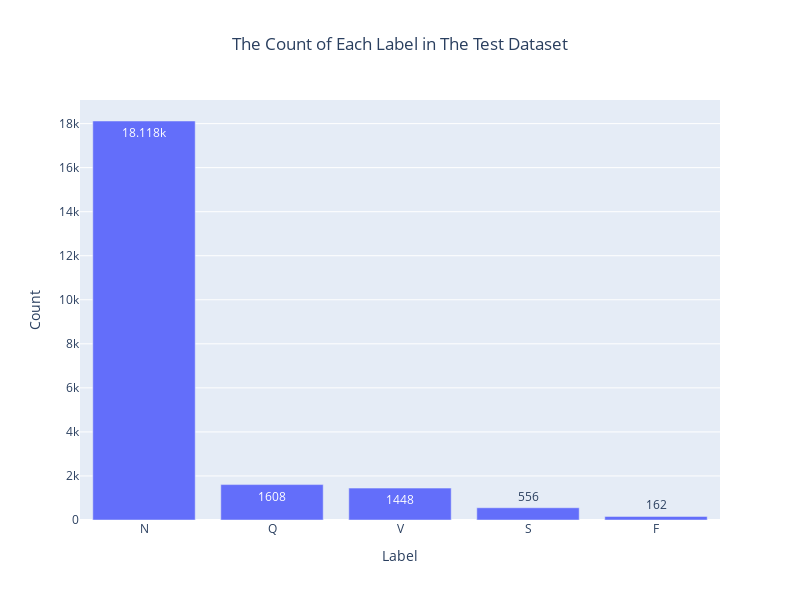

The code cell stored with this chart in its notebook:
### Code cell
# Plot the distribution of the labels in the train dataset using abbreviations
bar_fig = px.bar(x=value_counts_test_abbr.index,y=value_counts_test_abbr.values, title="The Count of Each Label in The Test Dataset", labels={"x": "Label", "y": "Count"}, text_auto=True)

bar_fig.update_layout(title_x=0.5, width=800, height=600)
bar_fig.show()

### Figure 1 — Plotly figure (JSON) as saved in the notebook; plotly's stock layout.template omitted (floating-point values rounded to 4 significant figures)
{"data": [{"alignmentgroup": "True", "hovertemplate": "Label=%{x}<br>Count=%{y}<extra></extra>", "legendgroup": "", "marker": {"color": "#636efa", "pattern": {"shape": ""}}, "name": "", "offsetgroup": "", "orientation": "v", "showlegend": false, "textposition": "auto", "texttemplate": "%{y}", "type": "bar", "x": ["N", "Q", "V", "S", "F"], "xaxis": "x", "y": [18118, 1608, 1448, 556, 162], "yaxis": "y"}], "layout": {"barmode": "relative", "height": 600, "legend": {"tracegroupgap": 0}, "title": {"text": "The Count of Each Label in The Test Dataset", "x": 0.5}, "width": 800, "xaxis": {"anchor": "y", "domain": [0, 1], "title": {"text": "Label"}}, "yaxis": {"anchor": "x", "domain": [0, 1], "title": {"text": "Count"}}}}
